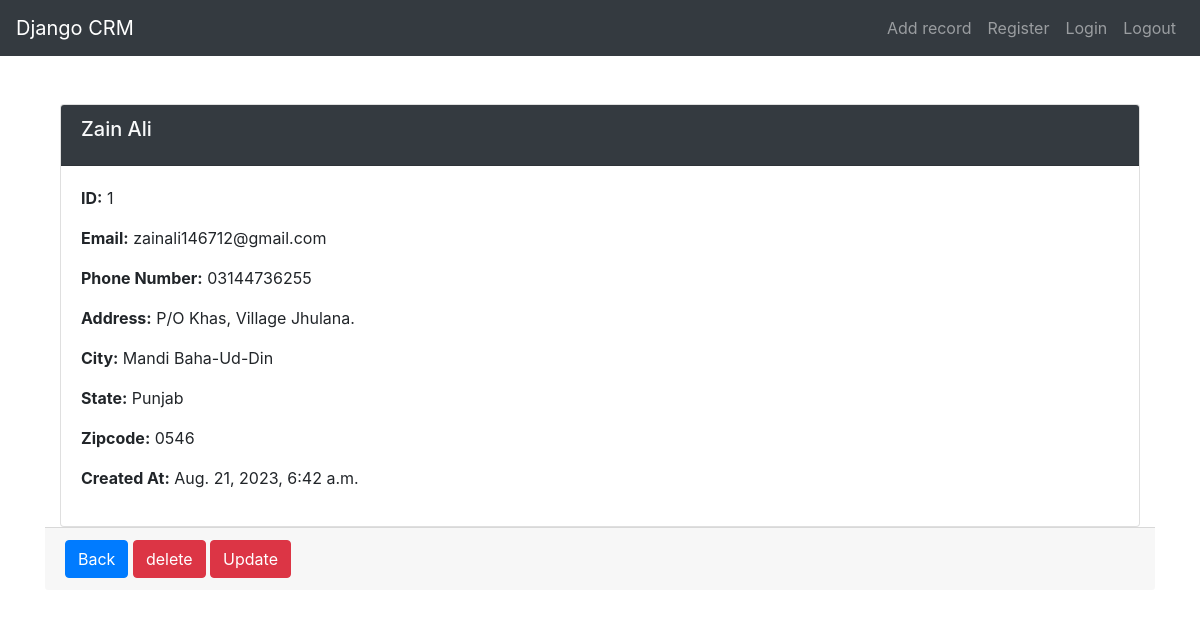
The app's page /record/1 (signed in), older data.
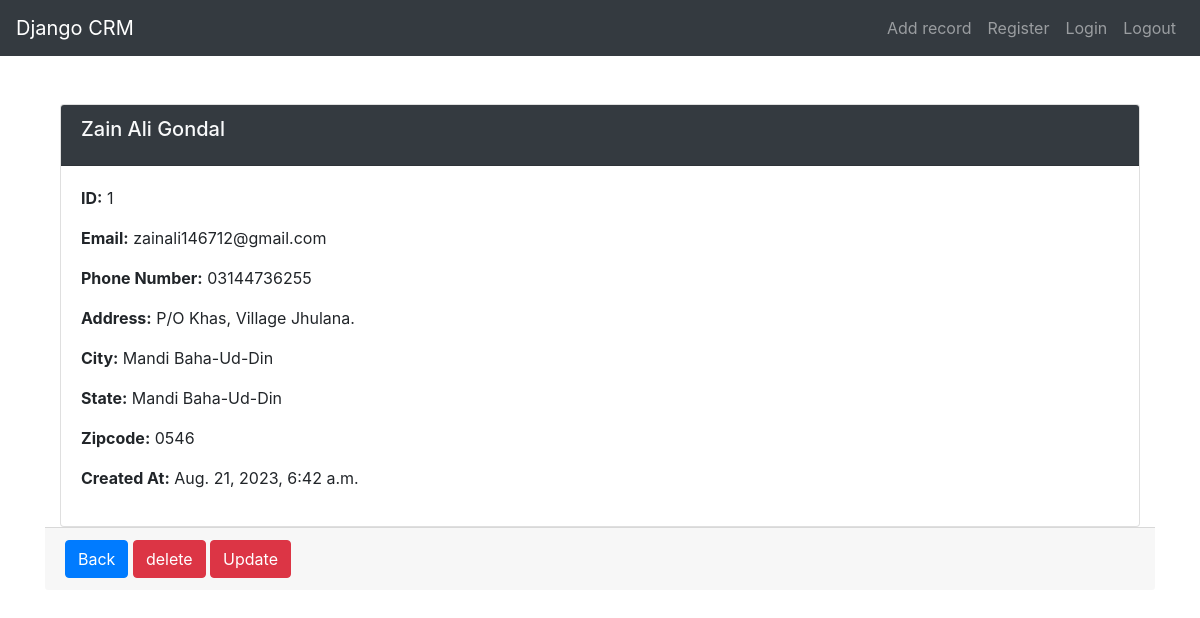
The same page, newer data.
### webapp1/models.py (models this page shows, shortened)
class Record(models.Model):
    created_at = models.DateTimeField(auto_now_add=True)
    first_name = models.CharField(max_length=100)
    last_name = models.CharField(max_length=100)
    phone_number = models.CharField(max_length=100)
    email = models.EmailField(max_length=100)
    address = models.CharField(max_length=100)
    city = models.CharField(max_length=100)
    state = models.CharField(max_length=100)
    zipcode = models.CharField(max_length=100)

### webapp1/views.py (the view)
# urls.py: path('record/<int:pk>', views.user_record, name='record'),
def user_record(request, pk):
    if request.user.is_authenticated:
        record = Record.objects.get(id=pk)
        return render(request, 'record.html', {'record': record})
    else:
        messages.success(request, 'Please login to view this page.')
        return redirect('login')

### webapp1/templates/record.html (shortened to what this page needs)
{% extends 'base.html' %}
{% block content %}
<div class="container mt-5">
    <div class="card">
        <div class="card-header bg-dark text-light">
            <h5 class="card-title">{{record.first_name}}
                {{record.last_name}}
            </h5>
        </div>
        <div class="card-body">
            <p><strong>ID:</strong> {{record.id}}</p>
            <p><strong>Email:</strong> {{record.email}}</p>
            <p><strong>Phone Number:</strong> {{record.phone_number}}</p>
            <p><strong>Address:</strong> {{record.address}}</p>
            <p><strong>City:</strong> {{record.city}}</p>
            <p><strong>State:</strong> {{record.state}}</p>
            <p><strong>Zipcode:</strong> {{record.zipcode}}</p>
            <p><strong>Created At:</strong> {{record.created_at}}</p>
        </div>
    </div>
</div>
<div class="card-footer">
    <a href="{% url 'home' %}" class="btn btn-primary">Back</a>
    <a href="{% url 'delete_record' record.id %}" class="btn btn-danger">delete</a>
    <a href="{% url 'update_record' record.id %}" class="btn btn-danger">Update</a>
</div>
</div>
{% endblock %}

Row changes from the older to the newer data that the page shows:
changed Record "Zain": last_name "Ali" → "Ali Gondal"; state "Punjab" → "Mandi Baha-Ud-Din"
